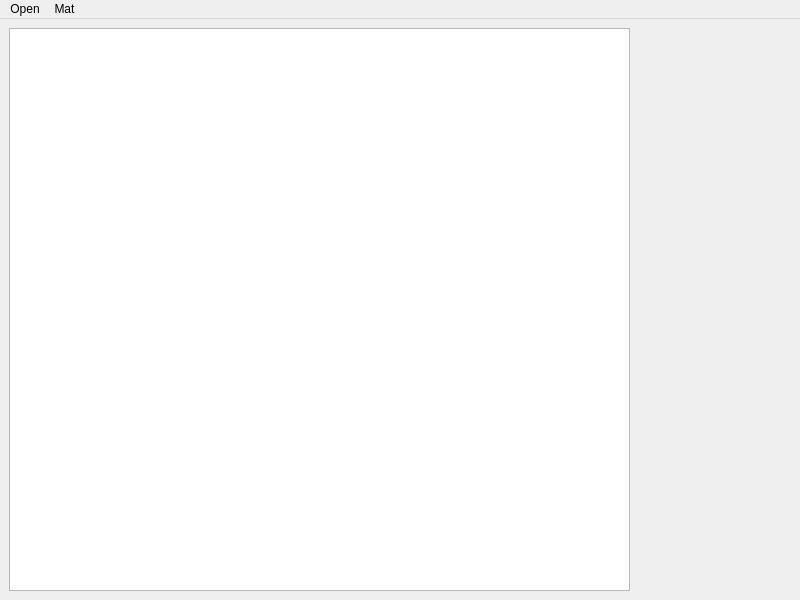
<?xml version="1.0" encoding="UTF-8"?>
<ui version="4.0">
 <class>MainWindow</class>
 <widget class="QMainWindow" name="MainWindow">
  <property name="geometry">
   <rect>
    <x>0</x>
    <y>0</y>
    <width>800</width>
    <height>600</height>
   </rect>
  </property>
  <property name="windowTitle">
   <string>MainWindow</string>
  </property>
  <widget class="QWidget" name="centralwidget">
   <layout class="QHBoxLayout" name="horizontalLayout_2">
    <item>
     <layout class="QGridLayout" name="imageAndCoord" rowstretch="0" columnstretch="20,5">
      <item row="0" column="1">
       <layout class="QVBoxLayout" name="spaceCoord" stretch="5,30">
        <property name="leftMargin">
         <number>10</number>
        </property>
        <property name="topMargin">
         <number>10</number>
        </property>
        <property name="rightMargin">
         <number>10</number>
        </property>
        <item>
         <widget class="QLabel" name="coord">
          <property name="font">
           <font>
            <pointsize>15</pointsize>
            <kerning>true</kerning>
           </font>
          </property>
          <property name="autoFillBackground">
           <bool>true</bool>
          </property>
          <property name="text">
           <string/>
          </property>
          <property name="textFormat">
           <enum>Qt::TextFormat::AutoText</enum>
          </property>
          <property name="scaledContents">
           <bool>false</bool>
          </property>
          <property name="wordWrap">
           <bool>false</bool>
          </property>
          <property name="margin">
           <number>2</number>
          </property>
         </widget>
        </item>
        <item>
         <spacer name="horizontalSpacer">
          <property name="orientation">
           <enum>Qt::Orientation::Horizontal</enum>
          </property>
          <property name="sizeHint" stdset="0">
           <size>
            <width>40</width>
            <height>20</height>
           </size>
          </property>
         </spacer>
        </item>
       </layout>
      </item>
      <item row="0" column="0">
       <widget class="QGraphicsView" name="graphicsView"/>
      </item>
     </layout>
    </item>
   </layout>
  </widget>
  <widget class="QMenuBar" name="menubar">
   <property name="geometry">
    <rect>
     <x>0</x>
     <y>0</y>
     <width>800</width>
     <height>17</height>
    </rect>
   </property>
   <widget class="QMenu" name="menuOpen">
    <property name="title">
     <string>Open</string>
    </property>
   </widget>
   <widget class="QMenu" name="menuMat">
    <property name="title">
     <string>Mat</string>
    </property>
   </widget>
   <addaction name="menuOpen"/>
   <addaction name="menuMat"/>
  </widget>
 </widget>
 <resources/>
 <connections/>
</ui>
